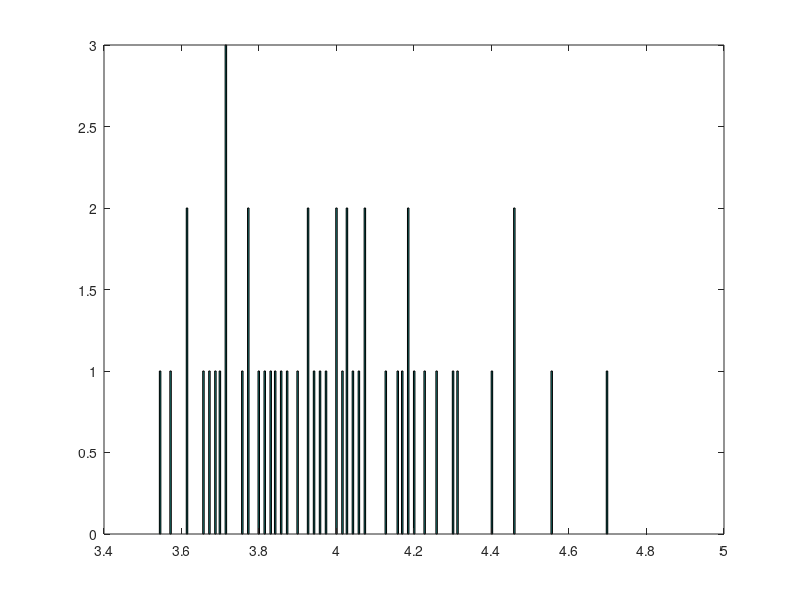

Here is the MATLAB script that generated this plot:
% 1.
% log L = -l * n + (Sum x_i) log l - Sum log (x_i!)
% d log L / d l = -n + (Sum x_i) / l = 0 
% QED

% 2.

M = 50;
n = 70;
lambda = 4;

for sample=1:M
    for i=1:n
        S(sample, i) = poissrnd(lambda);
    end
end

for sample=1:M
    ac = 0
    for i=1:n
        ac = ac + S(sample, i)
    end
    mu_lambda(sample) = ac/n;
end
%mu_lambda = sum(S')/n;
mu_lambda
sum(mu_lambda)
mu_lambda_avg = sum(mu_lambda)/M
hist(mu_lambda, 300);
 % no because the estimator is biased 
